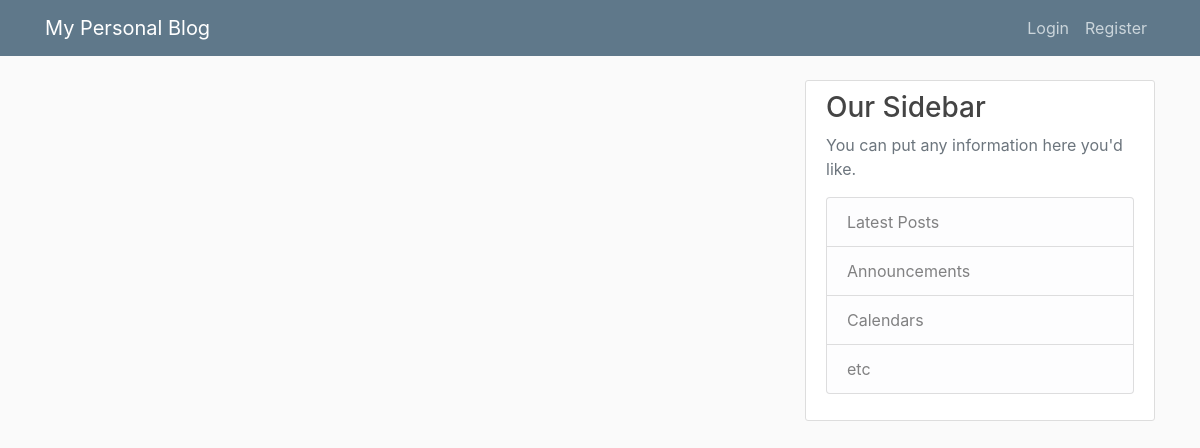
The app's page /home, older data.
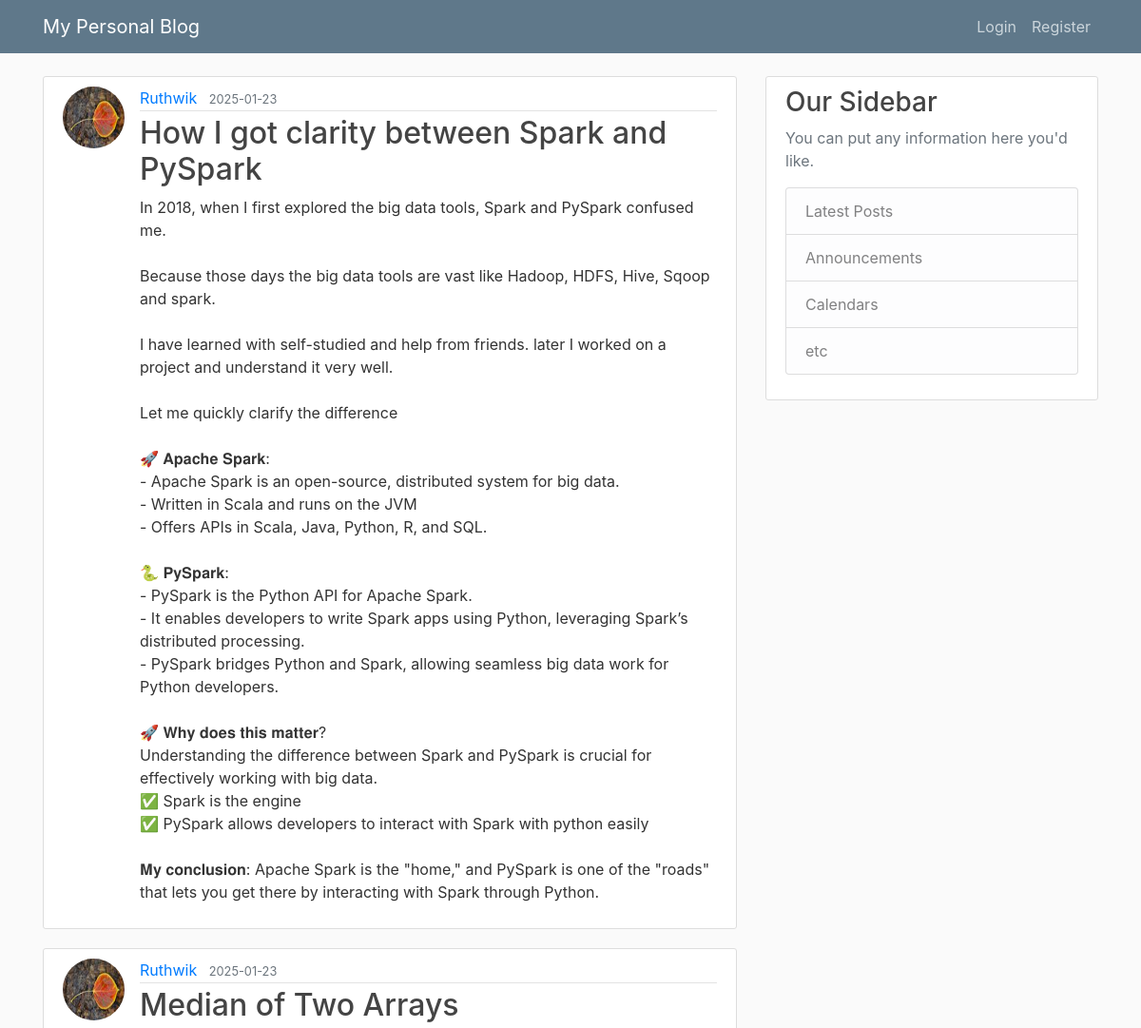
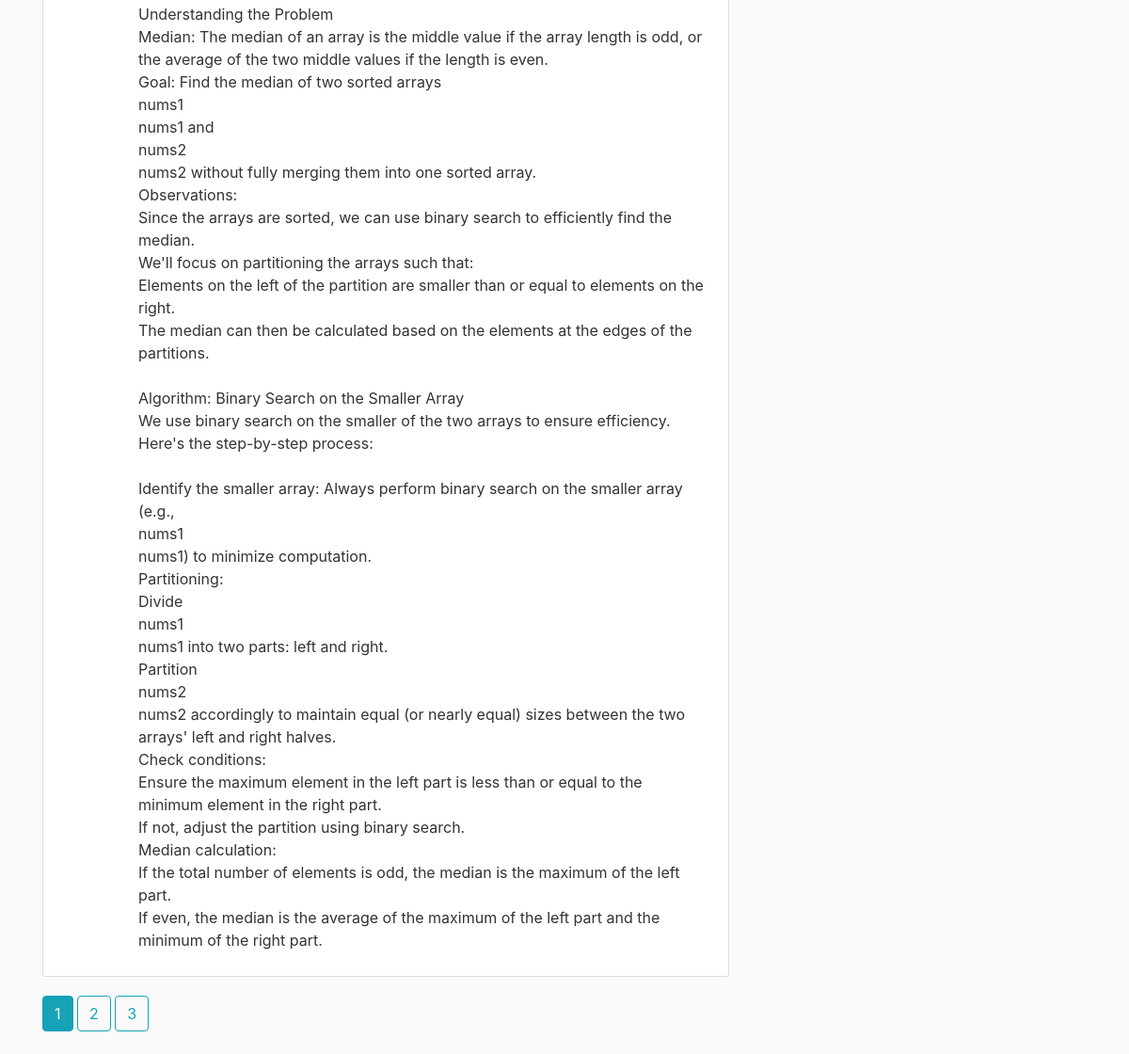
The same page, newer data (2 pictures, top to bottom).
### flaskblog/models.py (models this page shows, shortened)
class Post(db.Model):
    id = db.Column(db.Integer, primary_key=True)
    title = db.Column(db.String(120), nullable=False)
    date_posted = db.Column(db.DateTime, nullable=False, default=datetime.utcnow)
    content = db.Column(db.Text, nullable=False)
    user_id = db.Column(db.Integer, db.ForeignKey('user.id') , nullable=False)

class User(db.Model, UserMixin):
    id = db.Column(db.Integer, primary_key=True)
    username = db.Column(db.String(20), unique=True, nullable=False)
    email = db.Column(db.String(120), unique=True, nullable=False)
    image_file = db.Column(db.String(20), nullable=False, default='default.png')
    password = db.Column(db.String(60), nullable=False)
    posts = db.relationship('Post', backref='author', lazy=True)

### flaskblog/routes.py (the view)
@app.route("/")
@app.route("/home")
def home():
    page = request.args.get('page', 1, type=int)
    posts = Post.query.order_by(Post.date_posted.desc()).paginate(page=page, per_page=2)
    return render_template("home.html", posts = posts)

### flaskblog/templates/home.html
{% extends "layout.html" %}
{% block content %}
    {% for post in posts.items %}
        <article class="media content-section">
            <img class="rounded-circle article-img" src="{{ url_for('static', filename='profile_pics/' + post.author.image_file) }}">
            <div class="media-body">
            <div class="article-metadata">
                <a class="mr-2" href="#">{{ post.author.username }}</a>
                <small class="text-muted">{{ post.date_posted.strftime('%Y-%m-%d') }}</small>
            </div>
            <h2><a class="article-title" href="{{ url_for('post', post_id=post.id) }}">{{ post.title }}</a></h2>
            <p class="article-content">{{ post.content }}</p>
            </div>
        </article>
    {% endfor %}
    {% for page_num in posts.iter_pages(left_edge=1, right_edge=1, left_current=1, right_current=2) %}
        {% if page_num %}
            {% if posts.page == page_num %}
                <a class="btn btn-info mb-4" href="{{ url_for('home', page=page_num)}}"> {{ page_num }}</a>
            {% else %}
                <a class="btn btn-outline-info mb-4" href="{{ url_for('home', page=page_num)}}"> {{ page_num }}</a>
            {% endif %}
        {% else %}
            ...
        {% endif %}
    {% endfor %}
{% endblock content%}

### flaskblog/templates/layout.html (shortened to what this page needs)
<!DOCTYPE html>
<html>
    <head>
        <link rel="stylesheet" href="https://cdn.jsdelivr.net/npm/bootstrap@4.4.1/dist/css/bootstrap.min.css">
        <link rel="stylesheet" type ="text/css", href="{{ url_for('static', filename='main.css')}}">
    </head>
    <body>
        <header class="site-header">
            <nav class="navbar navbar-expand-md navbar-dark bg-steel fixed-top">
              <div class="container">
                <a class="navbar-brand mr-4" href="/">My Personal Blog</a>
                <div class="collapse navbar-collapse" id="navbarToggle">
                  <div class="navbar-nav">
                    {% if current_user.is_authenticated %}
                      <a class="nav-item nav-link" href="{{url_for('new_post')}}">New Post</a>
                      <a class="nav-item nav-link" href="{{url_for('account')}}">Account</a>
                      <a class="nav-item nav-link" href="{{url_for('logout')}}">Logout</a>
                    {% else %}
                      <a class="nav-item nav-link" href="{{url_for('login')}}">Login</a>
                      <a class="nav-item nav-link" href="{{url_for('register')}}">Register</a>
                    {% endif %}
                  </div>
                </div>
              </div>
            </nav>
          </header>
          <main role="main" class="container">
            <div class="row">
              <div class="col-md-8">
                {% block content %}{% endblock %}
              </div>
              <div class="col-md-4">
                <div class="content-section">
                  <h3>Our Sidebar</h3>
                  <p class='text-muted'>You can put any information here you'd like.
                    <ul class="list-group">
                      <li class="list-group-item list-group-item-light">Latest Posts</li>
                      <li class="list-group-item list-group-item-light">Announcements</li>
                      <li class="list-group-item list-group-item-light">Calendars</li>
                      <li class="list-group-item list-group-item-light">etc</li>
                    </ul>
                  </p>
                </div>
              </div>
            </div>
          </main>
  </body>
</html>

### flaskblog/static/main.css (style rules this page uses)
body { background: #fafafa; color: #333333; margin-top: 5rem; }
h1, h2, h3, h4, h5, h6 { color: #444444; }
.bg-steel { background-color: #5f788a; }
.site-header .navbar-nav .nav-link { color: #cbd5db; }
.content-section { background: #ffffff; padding: 10px 20px; border: 1px solid #dddddd; border-radius: 3px; margin-bottom: 20px; }
.article-title { color: #444444; }
.article-content { white-space: pre-line; }
.article-img { height: 65px; width: 65px; margin-right: 16px; }
.article-metadata { padding-bottom: 1px; margin-bottom: 4px; border-bottom: 1px solid #e3e3e3 }

Row changes from the older to the newer data that the page shows:
added Post: image_file (picture), author.username "Ruthwik", date_posted "2025-01-23", title "How I got clarity between Spark and PySpark", content "In 2018, when I first explored the big data tools, Spark and PySpark confused me. Because those days the big data tools are vast like Hadoop, HDFS, Hive, Sqoop and spark. I have learned with self-studied and help from friends. later I worked on a project and understand it very well. Let me quickly clarify the difference 🚀 𝐀𝐩𝐚𝐜𝐡𝐞 𝐒𝐩𝐚𝐫𝐤: - Apache Spark is an open-source, distributed system for big data. - Written in Scala and runs on the JVM - Offers APIs in Scala, Java, Python, R, and SQL. 🐍 𝐏𝐲𝐒𝐩𝐚𝐫𝐤: - PySpark is the Python API for Apache Spark. - It enables developers to write Spark apps using Python, leveraging Spark’s distributed processing. - PySpark bridges Python and Spark, allowing…"
added Post: image_file (picture), author.username "Ruthwik", date_posted "2025-01-23", title "Median of Two Arrays", content "Understanding the Problem Median: The median of an array is the middle value if the array length is odd, or the average of the two middle values if the length is even. Goal: Find the median of two sorted arrays nums1 nums1 and nums2 nums2 without fully merging them into one sorted array. Observations: Since the arrays are sorted, we can use binary search to efficiently find the median. We'll focus on partitioning the arrays such that: Elements on the left of the partition are smaller than or equal to elements on the right. The median can then be calculated based on the elements at the edges of the partitions. Algorithm: Binary Search on the Smaller Array We use binary search on the smaller…"
Text that changed along with them:
new list line: "1"
new list line: "2"
new list line: "3"
